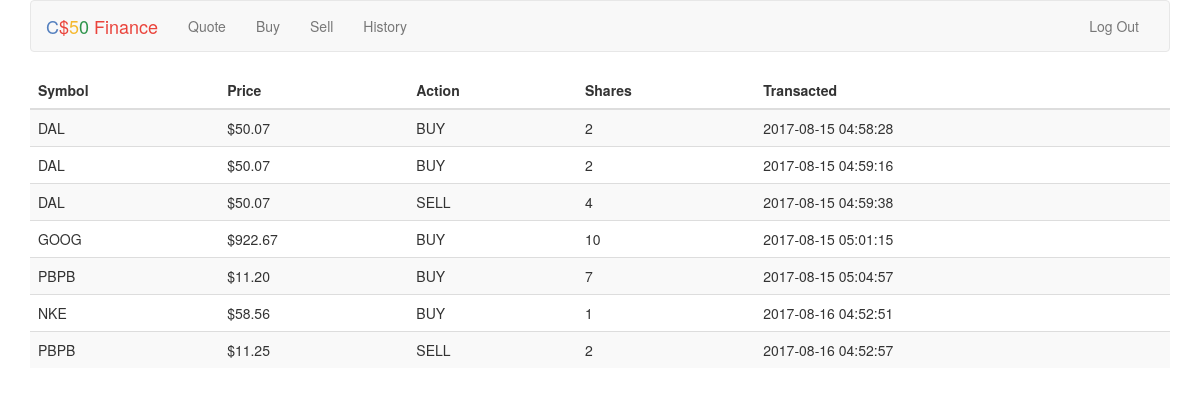
Screenshot of /history (signed in) with the database file from the repository.
### tables this page shows
CREATE TABLE 'transactions' (' id' INTEGER PRIMARY KEY AUTOINCREMENT NOT NULL, 'symbol' TEXT NOT NULL, 'price' REAL NOT NULL, 'datetime' INTEGER NOT NULL DEFAULT CURRENT_TIMESTAMP, 'user_id' INTEGER NOT NULL, 'action'  TEXT NOT NULL  , 'shares'  INTEGER NOT NULL  );

### application.py (the view)
@app.route("/history")
@login_required
def history():
    rows = db.execute("SELECT * FROM transactions WHERE user_id = :user_id", user_id=session["user_id"])
    transactions = []
    for row in rows:
        transactions.append([
            row["symbol"],
            usd(row["price"]),
            row["action"],
            row["shares"],
            row["datetime"]
        ])
    return render_template("history.html", transactions=transactions)

### helpers.py (called while the page is built)
def login_required(f):
    @wraps(f)
    def decorated_function(*args, **kwargs):
        if session.get("user_id") is None:
            return redirect(url_for("login", next=request.url))
        return f(*args, **kwargs)
    return decorated_function

def usd(value):
    return "${:,.2f}".format(value)

### templates/history.html (shortened to what this page needs)
{% extends "layout.html" %}
{% block main %}
    <table class="table table-striped">
        <thead>
            <tr>
                <th>Symbol</th>
                <th>Price</th>
                <th>Action</th>
                <th>Shares</th>
                <th>Transacted</th>
            </tr>
        </thead>
        <tbody>
            {% for item in transactions %}
                <tr>
                    <td>{{ item|join('</td><td>'|safe) }}</td>
                </tr>
            {% endfor %}
        </tbody>
    </table>
{% endblock %}

### templates/layout.html (shortened to what this page needs)
<!DOCTYPE html>
<html lang="en">
    <head>
        <link href="https://maxcdn.bootstrapcdn.com/bootstrap/3.3.7/css/bootstrap.min.css" rel="stylesheet"/>
        <link href="{{ url_for('static', filename='styles.css') }}" rel="stylesheet"/>
    </head>
    <body>
        <div class="container">
            <nav class="navbar navbar-default">
                <div class="container-fluid">
                    <div class="navbar-header">
                        <a class="navbar-brand" href="{{ url_for('index') }}"><span class="blue">C</span><span class="red">$</span><span class="yellow">5</span><span class="green">0</span> <span class="red">Finance</span></a>
                    </div>
                    <div class="collapse navbar-collapse" id="navbar">
                        {% if session.user_id %}
                            <ul class="nav navbar-nav">
                                <li><a href="{{ url_for('quote') }}">Quote</a></li>
                                <li><a href="{{ url_for('buy') }}">Buy</a></li>
                                <li><a href="{{ url_for('sell') }}">Sell</a></li>
                                <li><a href="{{ url_for('history') }}">History</a></li>
                            </ul>
                            <ul class="nav navbar-nav navbar-right">
                                <li><a href="{{ url_for('logout') }}">Log Out</a></li>
                            </ul>
                        {% else %}
                            <ul class="nav navbar-nav navbar-right">
                                <li><a href="{{ url_for('register') }}">Register</a></li>
                                <li><a href="{{ url_for('login') }}">Log In</a></li>
                            </ul>
                        {% endif %}
                    </div>
                </div>
            </nav>
            <main>
                {% block main %}{% endblock %}
            </main>
        </div>
    </body>
</html>

### static/styles.css (style rules this page uses)
.container { margin-left: auto; margin-right: auto; text-align: center; }
.navbar-default .navbar-brand .blue { color: #537fbe; }
.navbar-default .navbar-brand .red { color: #ea433b; }
.navbar-default .navbar-brand .yellow { color: #f5b82e; }
.navbar-default .navbar-brand .green { color: #2e944b; }
main td { text-align: left; }

### rows the page displays
transactions: datetime "DAL $50.07 BUY 2 2017-08-15 04:58:28"
transactions: datetime "DAL $50.07 BUY 2 2017-08-15 04:59:16"
transactions: datetime "DAL $50.07 SELL 4 2017-08-15 04:59:38"
transactions: datetime "GOOG $922.67 BUY 10 2017-08-15 05:01:15"
transactions: datetime "PBPB $11.20 BUY 7 2017-08-15 05:04:57"
transactions: datetime "NKE $58.56 BUY 1 2017-08-16 04:52:51"
transactions: datetime "PBPB $11.25 SELL 2 2017-08-16 04:52:57"
